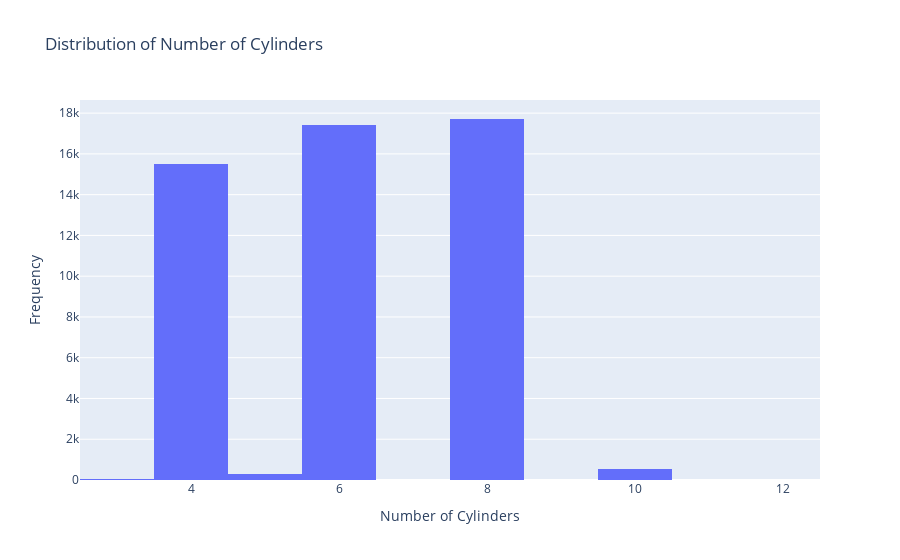

Source (notebook cell):
### Markdown cell above
Distribution of Number of Cylinders: This histogram displays the distribution of cars based on the number of cylinders, allowing us to observe whether vehicles with fewer or more cylinders are more common. We can see that most cars have between 4 and 8 cylinders, with fewer vehicles featuring more extreme values, such as 3 or 12 cylinders.

### Code cell
fig3 = px.histogram(df, x='cylinders', title='Distribution of Number of Cylinders', nbins=15)
fig3.update_xaxes(title='Number of Cylinders')
fig3.update_yaxes(title='Frequency')
fig3.show()

### Figure 1 — Plotly figure (JSON) as saved in the notebook; plotly's stock layout.template omitted (floating-point values rounded to 4 significant figures; data arrays with more than 128 entries replaced by an {"elided": "..."} marker saying what was removed)
{"data": [{"alignmentgroup": "True", "bingroup": "x", "hovertemplate": "cylinders=%{x}<br>count=%{y}<extra></extra>", "legendgroup": "", "marker": {"color": "#636efa", "pattern": {"shape": ""}}, "name": "", "nbinsx": 15, "offsetgroup": "", "orientation": "v", "showlegend": false, "type": "histogram", "x": {"elided": "51525 int values"}, "xaxis": "x", "yaxis": "y"}], "layout": {"barmode": "relative", "legend": {"tracegroupgap": 0}, "title": {"text": "Distribution of Number of Cylinders"}, "xaxis": {"anchor": "y", "domain": [0, 1], "title": {"text": "Number of Cylinders"}}, "yaxis": {"anchor": "x", "domain": [0, 1], "title": {"text": "Frequency"}}}}
